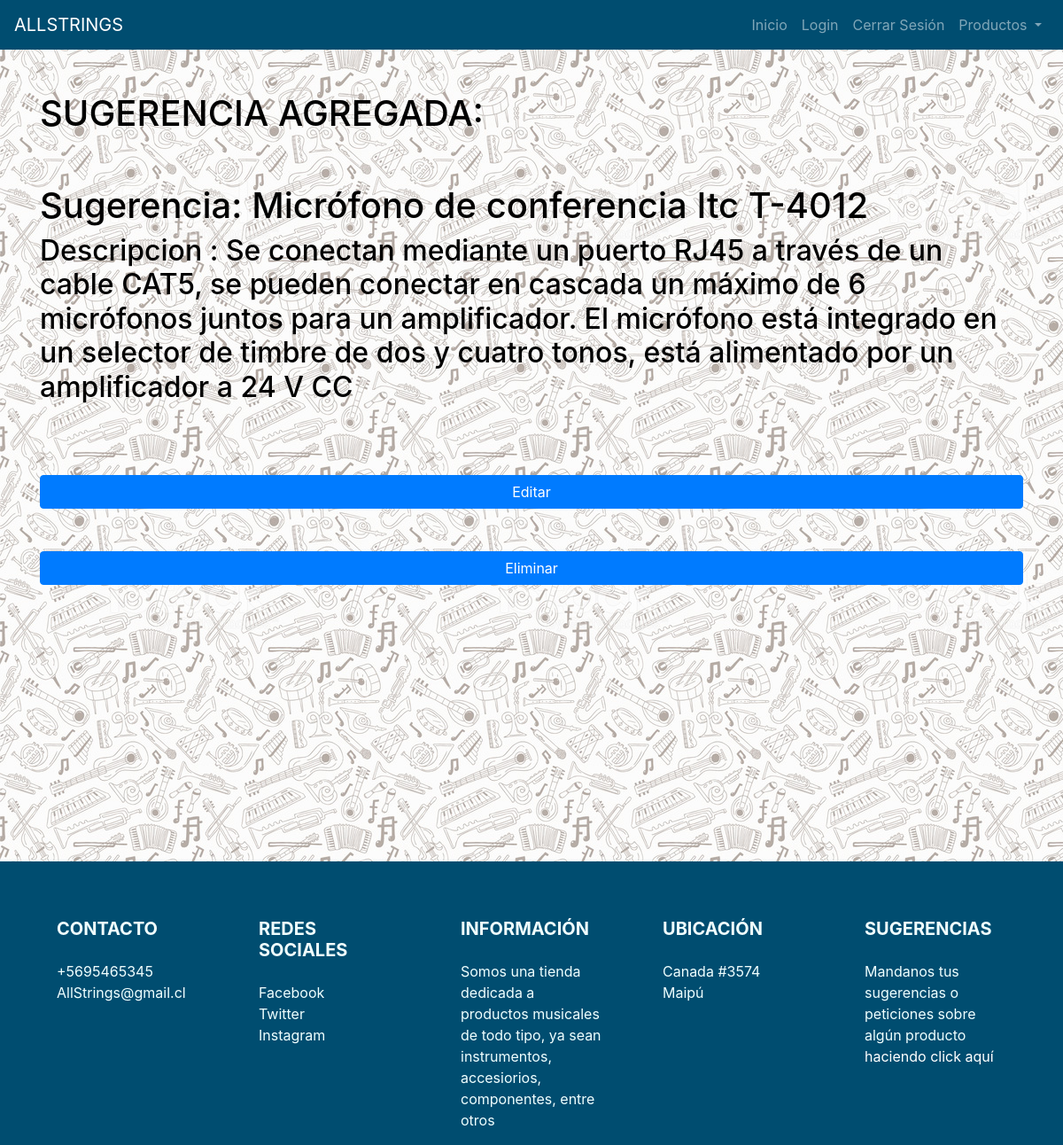
/instrumentos/instrumento/66019d35-b2db-4e65-be38-85deda5e7cd2, run on the app's committed database.
### instrumentos/models.py (models this page shows, shortened)
class Instrumento(models.Model):
	id = models.UUIDField(primary_key=True, default=uuid.uuid4)
	nombre = models.CharField(max_length=200)
	descripcion = models.TextField(max_length=1000)

### instrumentos/views.py (the view)
# urls.py: path('instrumento/<str:pk>', views.InstrumentoDetailView.as_view(), name='instrumento-detail'),
class InstrumentoDetailView(generic.DetailView):
    model = Instrumento

### instrumentos/templates/instrumentos/instrumento_detail.html (shortened to what this page needs)
{% extends "base_generic.html" %}
{% block content %}
{% load static %}
<br>
<br>
<div class="container">
<h1 style="color: black;">SUGERENCIA AGREGADA:  </h1>
</div>
<br>
<br>
<div class="container d-flex flex-column">
    <h1  style="color: black;"> Sugerencia: {{instrumento.nombre}}</h1>
    <h2 style="color: black;">  Descripcion : {{instrumento.descripcion}}</h2>
    <br>
    <br>
    <br>
        <a class="btn btn-primary" href="{% url 'instrumento_update' pk=instrumento.pk %}">Editar    </a>
        <br>
        <br>
        <a class="btn btn-primary" href="{% url 'instrumento_delete' pk=instrumento.pk %}">Eliminar   </a>
</div>
<br>
<br>
<br>
<br>
<br>
<br>
<br>
<br>
<br>
<br>
<br>
<br>
<br>
{% endblock %}

### data on the page
Instrumento: nombre "Micrófono de conferencia Itc T-4012", descripcion "Se conectan mediante un puerto RJ45 a través de un cable CAT5, se pueden conectar en cascada un máximo de 6 micrófonos juntos para un amplificador. El micrófono está integrado en un selector de timbre de dos y cuatro tonos, está alimentado por un amplificador a 24 V CC"
